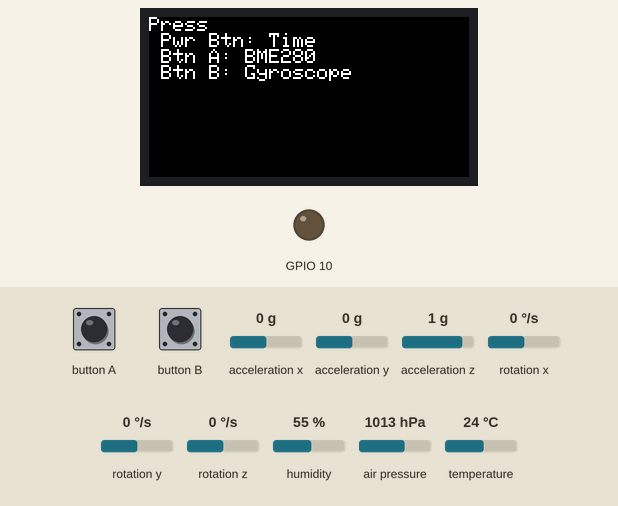
The sketch below on a simulated ESP32. Parts: 160×80 colour display, output pins drawn as LEDs (lit = HIGH). The test bench sets the inputs (shaded band); at power-on: rotation x 0 °/s, acceleration x 0 g, acceleration y 0 g, acceleration z 1 g, rotation y 0 °/s, rotation z 0 °/s, humidity 55 %, air pressure 1013 hPa, temperature 24 °C. WiFi joins after 1.5 s; servers stay silent unless stated; the local clock reads 2024-03-15 10:24:30 at power-on unless the sketch sets it; what the sketch prints to the serial monitor is not drawn.

Above: at 2.8 s.
2.9 s: button A pressed for 1.2 s
At 4.4 s:
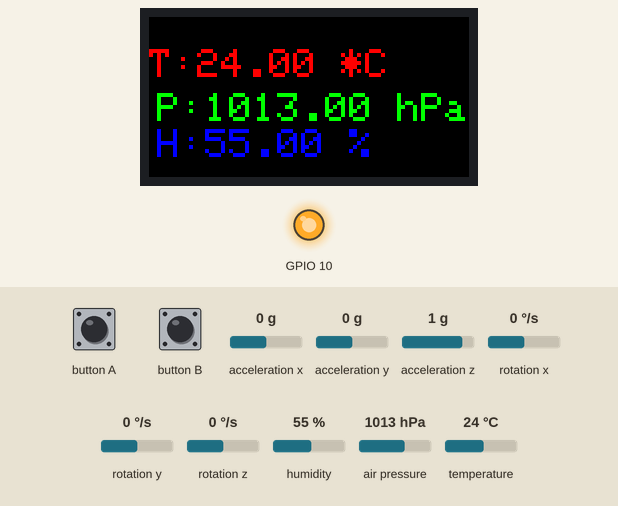
5.6 s: button B pressed for 1.2 s
At 7.5 s:
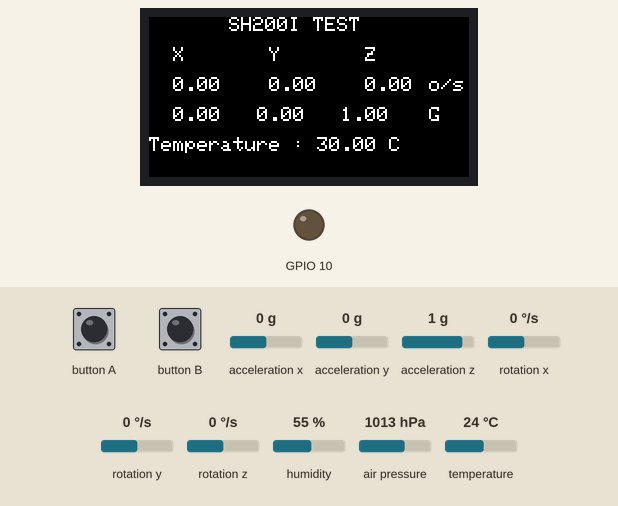
15.5 s: rotation x set to -192 °/s
At 17.5 s:
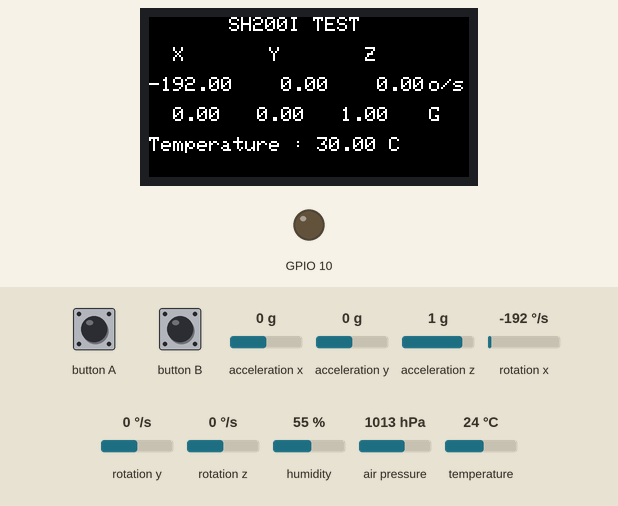
26.7 s: acceleration x set to -1.4 g
At 28.6 s:
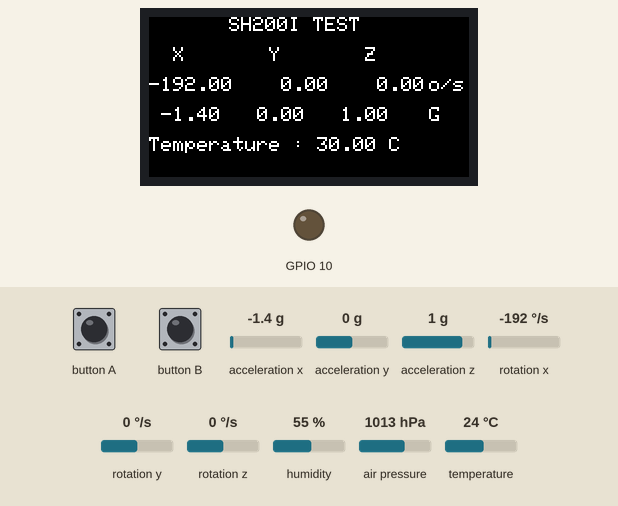
Timing chart, 0 to 30.1 s (numbered marks = the images above; inputs shaded):
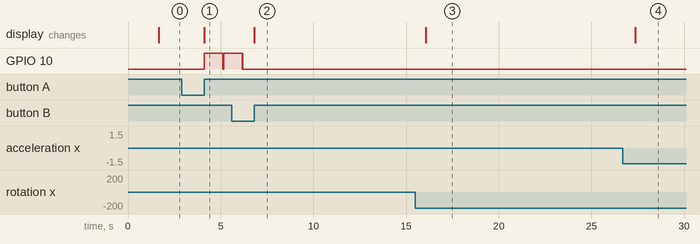

Measured:
- after the input at 2.9 s, GPIO 10: LOW → HIGH after 1.2 s, → LOW 1.0 s later, → HIGH 0.03 s later; the display: changes after 1.2 s (image 1)
- after the input at 5.6 s, the display: changes after 1.2 s (image 2)
- after the input at 15.5 s, the display: changes after 0.57 s (image 3)
- after the input at 26.7 s, the display: changes after 0.67 s (image 4)

The sketch:

M5StickC_BtnPress_BME280_Gyro_DateTimeFromNTPServer.ino
```cpp
// Implementation of Button press function. Menu is displayed at first.
// If power button is pressed then Time and date values will displayed.
// If Button A (Home Button) is pressed then BME280 value is displayed.
// If Button B (Right button is pressed then Gyroscope is displayed.

// Date and Time libraries
#include "WiFi.h"
#include "time.h"

// M5 Stick Libraries
#include <M5StickC.h>
#include <Wire.h>

//For BME280
#include <Adafruit_Sensor.h>
#include <Adafruit_BME280.h>
Adafruit_BME280 bme;

// WiFi connection credentials
const char* ssid = "put_your_wifi_ssid_here";
const char* password = "put_your_wifi_password";

// NTP Server credentials
const char* ntpServer = "ntp.jst.mfeed.ad.jp";
const long gmtOffset_sec = 9 * 3600;            // Japan time is GMT +9
const int daylightOffset_sec = 0;
struct tm timeinfo;

//For LED
int PIN = 32;

//For Gyroscope
float accX = 0.0F;
float accY = 0.0F;
float accZ = 0.0F;

float gyroX = 0.0F;
float gyroY = 0.0F;
float gyroZ = 0.0F;


void setup() {
  // put your setup code here, to run once:
  M5.begin();
  Wire.begin(0, 26);
  Serial.begin(115200);
  M5.IMU.Init();

  // WiFi connection setup
  Serial.print("Connecting to: ");
  Serial.println(ssid);
  WiFi.begin(ssid, password);
  while (WiFi.status() != WL_CONNECTED) {
    Serial.print(".");
  }
  Serial.println(" CONNECTED");

  //init and get the time
  configTime(gmtOffset_sec, daylightOffset_sec, ntpServer);
  if (!getLocalTime(&timeinfo)) {
    Serial.println("Failed to obtain time");
    return;
  }
  Serial.println(&timeinfo, "%Y/%m/%d %a %H:%M:%S");

  // Disconnect WiFi as it's no longer needed
  WiFi.disconnect(true);
  WiFi.mode(WIFI_OFF);

  // BME Connection
  while (!bme.begin()) {
    M5.Lcd.println("Error! Check wiring!");
  }

  // Displaying Menu on M5 LCD.
  M5.Lcd.setRotation(1);
  M5.Lcd.setCursor(0, 0);
  M5.Lcd.fillScreen(BLACK);
  M5.Lcd.println("Press \n Pwr Btn: Time \n Btn A: BME280 \n Btn B: Gyroscope");
}

void loop() {
  // put your main code here, to run repeatedly
  M5.update();


  if (M5.BtnA.isPressed()) {      // If the home button (Button A), big button on the middle is pressed then tmeperature, pressure and humidity value is shown but you have
    while (1) {

      pinMode(GPIO_NUM_10, OUTPUT);
      digitalWrite(GPIO_NUM_10, LOW);

      M5.Lcd.fillScreen(BLACK);

      Bme280();

      pinMode(GPIO_NUM_10, OUTPUT);
      digitalWrite(GPIO_NUM_10, HIGH);

      loop();
    }
  }

  if (M5.BtnB.isPressed()) {    // If the Button B (On the right side middle) is pressed then gyroscope value is shown but you have to
    while (1) {
      M5.Lcd.fillScreen(BLACK);
      M5.Lcd.setCursor(0, 0);

      pinMode(GPIO_NUM_10, OUTPUT);
      digitalWrite(GPIO_NUM_10, LOW);

      Gyroscope();
      loop();
    }
  }

  if (M5.Axp.GetBtnPress()) {     // Pressing the power button on the left down side shows you date and time
    while (1) {
      pinMode(GPIO_NUM_10, OUTPUT);
      digitalWrite(GPIO_NUM_10, HIGH);

      M5.Lcd.fillScreen(BLACK);
      M5.Lcd.setRotation(3);
      M5.Lcd.setCursor(15, 10);
      getTime();
      loop();
    }
  }
  delay(1000);
}

void Bme280() {
  M5.Lcd.fillScreen(BLACK);
  getTempC();
  getPressureP();
  getHumidityR();

}

void Gyroscope() {

  M5.Lcd.setTextColor(WHITE, BLACK);
  M5.Lcd.setTextSize(1);
  M5.Lcd.setCursor(40, 0);
  M5.Lcd.println("SH200I TEST");
  M5.Lcd.setCursor(0, 15);
  M5.Lcd.println("  X       Y       Z");

  float temp = 0;
  M5.IMU.getGyroData(&gyroX, &gyroY, &gyroZ);
  M5.IMU.getAccelData(&accX, &accY, &accZ);
  M5.IMU.getTempData(&temp);

  M5.Lcd.setCursor(0, 30);
  M5.Lcd.printf("%6.2f  %6.2f  %6.2f      ", gyroX, gyroY, gyroZ);
  M5.Lcd.setCursor(140, 30);
  M5.Lcd.print("o/s");
  M5.Lcd.setCursor(0, 45);
  M5.Lcd.printf(" %5.2f  %5.2f  %5.2f   ", accX, accY, accZ);
  M5.Lcd.setCursor(140, 45);
  M5.Lcd.print("G");
  M5.Lcd.setCursor(0, 60);
  M5.Lcd.printf("Temperature : %.2f C", temp);

}

void getTime() {
  getLocalTime(&timeinfo);        // Updating the date and time values in every loop run
  M5.Lcd.setTextColor(RED, BLACK);
  M5.Lcd.setTextSize(2);
  M5.Lcd.println(&timeinfo, "%Y/%m/%d \n");

  M5.Lcd.setTextColor(GREEN, BLACK);
  M5.Lcd.setTextSize(3);
  M5.Lcd.println(&timeinfo, "%H:%M:%S");

}

void getTempC() {
  M5.Lcd.setCursor(4, 0);
  M5.Lcd.setTextColor(RED);
  M5.Lcd.setTextSize(2);
  M5.Lcd.println(" ");
  M5.Lcd.print("T:");
  M5.Lcd.print(bme.readTemperature());
  M5.Lcd.println(" *C");
}

void getPressureP() {
  M5.Lcd.setCursor(4, 38);
  M5.Lcd.setTextColor(GREEN);
  M5.Lcd.setTextSize(2);
  M5.Lcd.print("P:");
  M5.Lcd.print(bme.readPressure() / 100.0F);
  M5.Lcd.println(" hPa");
}

void getHumidityR() {
  M5.Lcd.setCursor(4, 56);
  M5.Lcd.setTextColor(BLUE);
  M5.Lcd.setTextSize(2);
  M5.Lcd.print("H:");
  M5.Lcd.print(bme.readHumidity());
  M5.Lcd.println(" %");
  M5.Lcd.println(" ");
}
```
